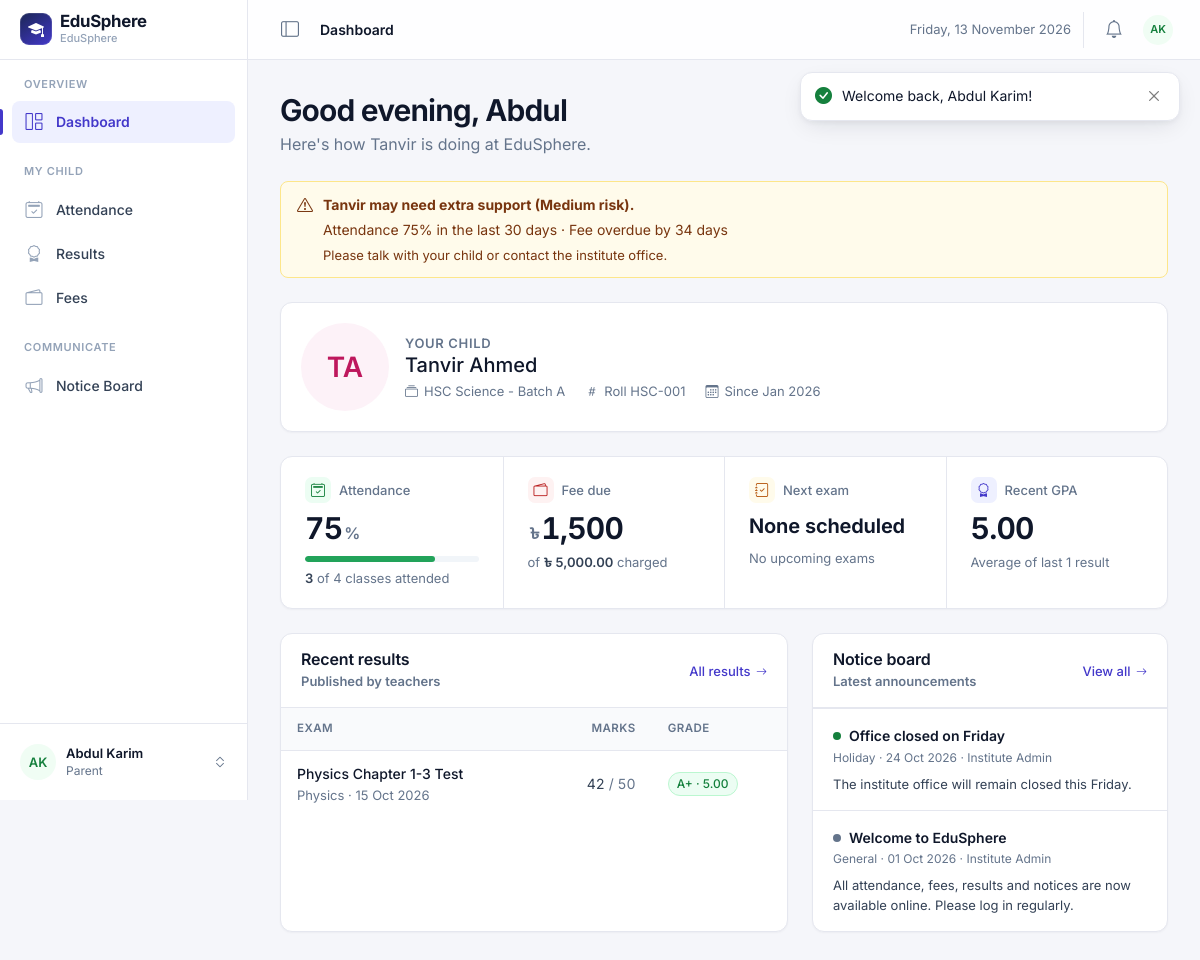
Page /dashboard.php (signed in) on the committed database.
### tables this page shows
CREATE TABLE students (
    id             INT AUTO_INCREMENT PRIMARY KEY,
    user_id        INT NOT NULL UNIQUE,
    batch_id       INT NULL,
    roll_no        VARCHAR(20) NOT NULL,
    dob            DATE NULL,
    gender         ENUM('Male','Female','Other') NULL,
    phone          VARCHAR(20) NULL,
    address        VARCHAR(255) NULL,
    guardian_name  VARCHAR(100) NULL,
    photo          VARCHAR(255) NULL,
    admission_date DATE NULL,
    FOREIGN KEY (user_id)  REFERENCES users(id)   ON DELETE CASCADE,
    FOREIGN KEY (batch_id) REFERENCES batches(id) ON DELETE SET NULL
);

CREATE TABLE users (
    id              INT AUTO_INCREMENT PRIMARY KEY,
    name            VARCHAR(100) NOT NULL,
    username        VARCHAR(50)  NOT NULL UNIQUE,
    email           VARCHAR(100) NOT NULL UNIQUE,
    password        VARCHAR(255) NOT NULL,               
    role            ENUM('admin','teacher','student','parent') NOT NULL,
    status          ENUM('active','inactive') NOT NULL DEFAULT 'active',
    failed_attempts INT NOT NULL DEFAULT 0,
    locked_until    DATETIME NULL,
    reset_token     VARCHAR(64) NULL,
    reset_expires   DATETIME NULL,
    created_at      DATETIME NOT NULL DEFAULT CURRENT_TIMESTAMP
);

CREATE TABLE batches (
    id          INT AUTO_INCREMENT PRIMARY KEY,
    name        VARCHAR(100) NOT NULL,
    session     VARCHAR(20)  NOT NULL,                   
    description VARCHAR(255) NULL,
    created_at  DATETIME NOT NULL DEFAULT CURRENT_TIMESTAMP
);

CREATE TABLE results (
    id         INT AUTO_INCREMENT PRIMARY KEY,
    exam_id    INT NOT NULL,
    student_id INT NOT NULL,
    marks      DECIMAL(6,2) NOT NULL,
    grade      VARCHAR(3) NOT NULL,
    gpa        DECIMAL(3,2) NOT NULL,
    UNIQUE KEY uq_result (exam_id, student_id),
    FOREIGN KEY (exam_id)    REFERENCES exams(id)    ON DELETE CASCADE,
    FOREIGN KEY (student_id) REFERENCES students(id) ON DELETE CASCADE
);

CREATE TABLE exams (
    id           INT AUTO_INCREMENT PRIMARY KEY,
    subject_id   INT NOT NULL,
    exam_name    VARCHAR(100) NOT NULL,
    exam_type    ENUM('Quiz','Midterm','Final','Assignment') NOT NULL DEFAULT 'Quiz',
    exam_date    DATE NOT NULL,
    total_marks  INT NOT NULL DEFAULT 100,
    is_published TINYINT(1) NOT NULL DEFAULT 0,
    created_by   INT NULL,                               
    FOREIGN KEY (subject_id) REFERENCES subjects(id) ON DELETE CASCADE,
    FOREIGN KEY (created_by) REFERENCES users(id)    ON DELETE SET NULL
);

CREATE TABLE subjects (
    id       INT AUTO_INCREMENT PRIMARY KEY,
    batch_id INT NOT NULL,
    name     VARCHAR(100) NOT NULL,
    code     VARCHAR(20)  NULL,
    FOREIGN KEY (batch_id) REFERENCES batches(id) ON DELETE CASCADE
);

CREATE TABLE notices (
    id          INT AUTO_INCREMENT PRIMARY KEY,
    title       VARCHAR(150) NOT NULL,
    body        TEXT NOT NULL,
    category    VARCHAR(30) NOT NULL DEFAULT 'General',   
    target_role ENUM('all','teacher','student','parent') NOT NULL DEFAULT 'all',
    posted_by   INT NULL,
    created_at  DATETIME NOT NULL DEFAULT CURRENT_TIMESTAMP,
    expires_on  DATE NULL,
    FOREIGN KEY (posted_by) REFERENCES users(id) ON DELETE SET NULL
);

### includes/dashboards/student.php (the view, shortened to what the rows shown need)
<?php
$sid = my_student_id();
$is_parent = role() === 'parent';
$st = $pdo->prepare(
    'SELECT s.*, u.name, b.name AS batch_name
       FROM students s JOIN users u ON u.id = s.user_id
       LEFT JOIN batches b ON b.id = s.batch_id WHERE s.id = ?'
);
$st->execute([$sid]);
$stu = $st->fetch();
$st = $pdo->prepare(
    'SELECT r.*, e.exam_name, e.exam_date, e.total_marks, s.name AS subject
       FROM results r JOIN exams e ON e.id = r.exam_id JOIN subjects s ON s.id = e.subject_id
      WHERE r.student_id = ? AND e.is_published = 1
      ORDER BY e.exam_date DESC LIMIT 5'
);
$st->execute([$sid]);
$results = $st->fetchAll();
$notices = visible_notices(4);
$first_name = explode(' ', user()['name'])[0];
$child_first = explode(' ', $stu['name'])[0];
?>
<div class="page-head greeting">
    <div>
        <h1><?= e(greeting()) ?>, <?= e($first_name) ?></h1>
        <p class="page-sub"><?= $is_parent ? 'Here\'s how ' . e($child_first) . ' is doing at ' . e(INSTITUTE_NAME) . '.' : 'Here\'s your progress at a glance.' ?></p>
    </div>
</div>
<?php if ($is_parent):
    $risk = risk_score($sid);
    if ($risk['enough'] && $risk['level'] !== 'Low'): ?>
    <div class="alert <?= $risk['level'] === 'High' ? 'alert-danger' : 'alert-warning' ?> mb-4" role="alert">
        <i class="bi bi-exclamation-triangle"></i>
        <div>
            <strong><?= e($child_first) ?> may need extra support (<?= e($risk['level']) ?> risk).</strong>
            <div class="mt-1"><?= e(implode(' · ', $risk['reasons'])) ?></div>
            <div class="small mt-1">Please talk with your child or contact the institute office.</div>
        </div>
    </div>
<?php endif; endif; ?>
<div class="card mb-4">
    <div class="card-body profile-strip">
        <?= avatar($stu['name'], $stu['photo'], 'lg') ?>
        <div class="min-w-0">
            <?php if ($is_parent): ?><div class="small text-muted fw-semibold text-uppercase" style="letter-spacing:.05em">Your child</div><?php endif; ?>
            <div class="h5 mb-1"><?= e($stu['name']) ?></div>
            <div class="facts">
                <span><i class="bi bi-collection"></i> <?= e($stu['batch_name'] ?? 'No batch') ?></span>
                <span><i class="bi bi-hash"></i> Roll <?= e($stu['roll_no']) ?></span>
                <?php if ($stu['admission_date']): ?><span><i class="bi bi-calendar3"></i> Since <?= date('M Y', strtotime($stu['admission_date'])) ?></span><?php endif; ?>
            </div>
        </div>
    </div>
</div>
<div class="row g-4">
    <div class="col-lg-7">
        <div class="card <?= $is_parent ? 'h-100' : 'mb-4' ?>">
            <div class="card-header">
                <div><h2 class="section-title">Recent results</h2><p class="section-sub">Published by teachers</p></div>
            </div>
            <?php if ($results): ?>
                <div class="table-responsive">
                    <table class="table table-stack">
                        <thead><tr><th>Exam</th><th class="num">Marks</th><th>Grade</th></tr></thead>
                        <tbody>
                        <?php foreach ($results as $r): ?>
                            <tr>
                                <td><div class="cell-main"><?= e($r['exam_name']) ?></div><div class="cell-sub"><?= e($r['subject']) ?> · <?= fmt_date($r['exam_date']) ?></div></td>
                                <td class="num" data-label="Marks"><?= (float)$r['marks'] ?> <span class="text-muted">/ <?= (int)$r['total_marks'] ?></span></td>
                                <td data-label="Grade"><span class="badge <?= $r['grade'] === 'F' ? 'text-bg-danger' : 'text-bg-success' ?>"><?= e($r['grade']) ?> · <?= number_format($r['gpa'], 2) ?></span></td>
                            </tr>
                        <?php endforeach; ?>
                        </tbody>
                    </table>
                </div>
            <?php else: ?>
                <?= empty_state('award', 'No results yet', 'Results appear here once teachers publish them.') ?>
            <?php endif; ?>
        </div>
    </div>
    <div class="col-lg-5">
        <?php require __DIR__ . '/notices_widget.php'; ?>
    </div>
</div>

### includes/functions.php (shortened to what the rows shown need)
<?php
require_once __DIR__ . '/db.php';
function e($value): string
{
    return htmlspecialchars((string)($value ?? ''), ENT_QUOTES, 'UTF-8');
}
function initials(string $name): string
{
    $parts = preg_split('/\s+/', trim($name)) ?: [];
    $out = '';
    foreach (array_slice($parts, 0, 2) as $p) {
        $out .= mb_strtoupper(mb_substr($p, 0, 1));
    }
    return $out ?: '?';
}
function avatar(string $name, ?string $photo = null, string $size = ''): string
{
    $cls = 'avatar' . ($size ? ' avatar-' . $size : '');
    $tone = (abs(crc32($name)) % 5) + 1;
    return '<span class="' . $cls . ' tone-' . $tone . '" aria-hidden="true">' . e(initials($name)) . '</span>';
}
function greeting(): string
{
    $h = (int)date('G');
    return 'Good evening';
}
function fmt_date($date): string
{
    return $date ? date('d M Y', strtotime($date)) : '-';
}
function today(): string
{
    return date('Y-m-d');
}
function user(): array
{
    return $_SESSION['user'] ?? [];
}
function user_id(): int
{
    return (int)($_SESSION['user']['id'] ?? 0);
}
function role(): string
{
    return $_SESSION['user']['role'] ?? '';
}
function my_student_id(): int
{
    global $pdo;
    static $id = null;
    if ($id === null) {
        if (role() === 'student') {
            $st = $pdo->prepare('SELECT id FROM students WHERE user_id = ?');
        } elseif (role() === 'parent') {
            $st = $pdo->prepare('SELECT student_id FROM parents WHERE user_id = ?');
        } else {
            return $id = 0;
        }
        $st->execute([user_id()]);
        $id = (int)$st->fetchColumn();
    }
    return $id;
}
function student_fees(int $student_id): array
{
    global $pdo;
    $st = $pdo->prepare(
        'SELECT f.*, COALESCE(SUM(p.amount_paid),0) AS paid
           FROM fees f LEFT JOIN payments p ON p.fee_id = f.id
          WHERE f.student_id = ?
          GROUP BY f.id
          ORDER BY f.due_date DESC, f.id DESC'
    );
    $st->execute([$student_id]);
    $rows = $st->fetchAll();
    return $rows;
}
function visible_notices(int $limit = 0): array
{
    global $pdo;
    $sql = "SELECT n.*, u.name AS author, u.role AS author_role
              FROM notices n LEFT JOIN users u ON u.id = n.posted_by
             WHERE (n.expires_on IS NULL OR n.expires_on >= ?)";
    $params = [today()];
    if (role() !== 'admin') {
        $sql .= " AND (n.target_role = 'all' OR n.target_role = ?)";
        $params[] = role();
    }
    $sql .= ' ORDER BY n.created_at DESC';
    if ($limit > 0) $sql .= ' LIMIT ' . (int)$limit;
    $st = $pdo->prepare($sql);
    $st->execute($params);
    return $st->fetchAll();
}
function risk_score(int $student_id): array
{
    global $pdo;
    $score   = 0;
    $reasons = [];
    $st = $pdo->prepare('SELECT status FROM attendance WHERE student_id = ? AND att_date >= ?');
    $st->execute([$student_id, date('Y-m-d', strtotime('-30 days'))]);
    $statuses = $st->fetchAll(PDO::FETCH_COLUMN);
    $classes  = count($statuses);
    if ($classes > 0) {
        $attended = count(array_keys($statuses, 'Present')) + count(array_keys($statuses, 'Late'));
        $percent  = round($attended / $classes * 100);
        if ($percent < 60)      { $score += 30; }
        elseif ($percent < 75)  { $score += 20; }
        elseif ($percent < 85)  { $score += 10; }
        if ($percent < 85) {
            $reasons[] = "Attendance $percent% in the last 30 days";
        }
    }
    $st = $pdo->prepare('SELECT status FROM attendance WHERE student_id = ? ORDER BY att_date DESC LIMIT 3');
    $st->execute([$student_id]);
    $last3 = $st->fetchAll(PDO::FETCH_COLUMN);
    $st = $pdo->prepare(
        'SELECT r.marks, e.total_marks
           FROM results r JOIN exams e ON e.id = r.exam_id
          WHERE r.student_id = ? AND e.is_published = 1
          ORDER BY e.exam_date, e.id'
    );
    $st->execute([$student_id]);
    $percents = [];
    foreach ($st->fetchAll() as $r) {
        $percents[] = $r['marks'] / $r['total_marks'] * 100;
    }
    if ($percents) {
        $average = round(array_sum($percents) / count($percents));
        $n = count($percents);
    }
    $most_days = 0;
    foreach (student_fees($student_id) as $f) {
        if ($f['due'] > 0 && $f['due_date'] && $f['due_date'] < today()) {
            $days = (int)((strtotime(today()) - strtotime($f['due_date'])) / 86400);
            $most_days = max($most_days, $days);
        }
    }
    if ($most_days > 30) {
        $score += 20;
        $reasons[] = "Fee overdue by $most_days days";
    } elseif ($most_days > 0) {
        $score += 10;
        $reasons[] = "Fee overdue by $most_days days";
    }
    $score = min(100, $score);
    if ($score >= 60)     { $level = 'High'; }
    elseif ($score >= 30) { $level = 'Medium'; }
    else                  { $level = 'Low'; }
    $enough = $classes >= 5 || count($percents) > 0;
    return ['score' => $score, 'level' => $level, 'reasons' => $reasons, 'enough' => $enough];
}

### includes/dashboards/notices_widget.php (shortened to what the rows shown need)
<?php
$cat_colors = ['General' => '#64748b', 'Holiday' => '#15803d', 'Exam' => '#4338ca', 'Emergency' => '#b91c1c', 'Event' => '#0e7490', 'Routine' => '#b45309'];
?>
<div class="card h-100">
    <div class="card-header">
        <div><h2 class="section-title">Notice board</h2><p class="section-sub">Latest announcements</p></div>
    </div>
    <?php if ($notices): ?>
        <?php foreach ($notices as $n): ?>
            <div class="notice-item">
                <div class="d-flex align-items-center gap-2">
                    <span class="cat-dot" style="background:<?= $cat_colors[$n['category']] ?? '#64748b' ?>"></span>
                    <span class="notice-item-title"><?= e($n['title']) ?></span>
                </div>
                <div class="notice-item-meta"><?= e($n['category']) ?> · <?= fmt_date($n['created_at']) ?> · <?= e($n['author'] ?? 'Admin') ?></div>
                <div class="notice-item-body"><?= nl2br(e(mb_strimwidth($n['body'], 0, 150, '…'))) ?></div>
            </div>
        <?php endforeach; ?>
    <?php else: ?>
        <?= empty_state('megaphone', 'No notices right now', 'Announcements from the institute will appear here.') ?>
    <?php endif; ?>
</div>

### rows in the picture
students: user.name "Tanvir", user.name "TA", user.name "Tanvir Ahmed", batch.name "HSC Science - Batch A", roll_no "HSC-001", admission_date "Jan 2026"
results: exam.exam_name "Physics Chapter 1-3 Test", subjects.name "Physics", exam.exam_date "15 Oct 2026", marks "42", exam.total_marks "50", grade "A+", gpa "5.00"
notices: title "Office closed on Friday", category "Holiday", created_at "24 Oct 2026", posted_by.name "Institute Admin", body "The institute office will remain closed this Friday."
notices: title "Welcome to EduSphere", category "General", created_at "01 Oct 2026", posted_by.name "Institute Admin", body "All attendance, fees, results and notices are now available online. Please log in regularly."

### other values in the picture
$f['msg'] "Welcome back, Abdul Karim!"
APP_NAME "EduSphere"
INSTITUTE_NAME "EduSphere"
$group "OVERVIEW"
$label "Dashboard"
$group "MY CHILD"
$label "Attendance"
$label "Results"
$label "Fees"
$group "COMMUNICATE"
$label "Notice Board"
initials($name) "AK AK"
$me['name'] "Abdul Karim"
role_label(role()) "Parent"
$page_title "Dashboard"
